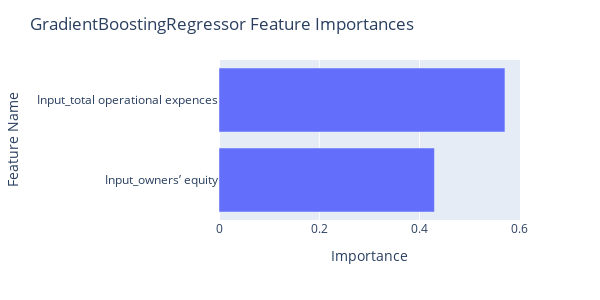

The notebook cell saved with this chart:
### Code cell
fig = px.bar(df_gb, x="Importance", y="Feature Name")

fig.update_layout(
    autosize=False,
    width=600,
    height=300,
    title_text=f"GradientBoostingRegressor Feature Importances",
    yaxis={'categoryorder':'total ascending'}
)

fig.show()

### Figure 1 — Plotly figure (JSON) as saved in the notebook; plotly's stock layout.template omitted (floating-point values rounded to 4 significant figures)
{"data": [{"alignmentgroup": "True", "hovertemplate": "Importance=%{x}<br>Feature Name=%{y}<extra></extra>", "legendgroup": "", "marker": {"color": "#636efa", "pattern": {"shape": ""}}, "name": "", "offsetgroup": "", "orientation": "h", "showlegend": false, "textposition": "auto", "type": "bar", "x": [0.5703, 0.4297], "xaxis": "x", "y": ["Input_total operational expences", "Input_owners’ equity"], "yaxis": "y"}], "layout": {"autosize": false, "barmode": "relative", "height": 300, "legend": {"tracegroupgap": 0}, "margin": {"t": 60}, "title": {"text": "GradientBoostingRegressor Feature Importances"}, "width": 600, "xaxis": {"anchor": "y", "autorange": true, "domain": [0, 1], "range": [0, 0.6003], "title": {"text": "Importance"}, "type": "linear"}, "yaxis": {"anchor": "x", "autorange": true, "categoryorder": "total ascending", "domain": [0, 1], "range": [-0.5, 1.5], "title": {"text": "Feature Name"}, "type": "category"}}}
